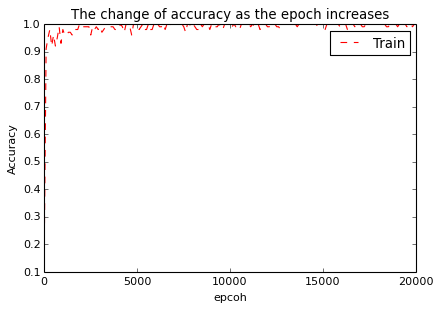

This chart was generated by the following Python code:
#!/usr/bin/env python3
# -*- coding: utf-8 -*-
"""
Created on Tue Apr 18 18:31:54 2017

@author: minjiang
"""

from tensorflow.examples.tutorials.mnist import input_data
import tensorflow as tf
import matplotlib.pyplot as plt
import numpy as np

mnist = input_data.read_data_sets('MNIST_data', one_hot=True)
sess = tf.InteractiveSession()

#权重初始化采用截断正态分布（2 sigma以内）
def weight_variable(shape):
  initial = tf.truncated_normal(shape, stddev=0.1, dtype=tf.float32)
  return tf.Variable(initial)

#偏置初始化为0
def bias_variable(shape):
  initial = tf.constant(0, shape=shape, dtype=tf.float32)
  return tf.Variable(initial)

#卷积函数定义，strides：卷积模板移动步长，都是1代表会不遗漏地划过图片中的每一个点
#SAME：代表给边界加上Padding让卷积的输出和输入保存一致
def conv2d(x, W):
  return tf.nn.conv2d(x, W, strides=[1, 1, 1, 1], padding='SAME')
#池化函数定义，ksize： 使用2*2的池化窗口；strides：相邻池化窗口的水平/竖直位移，2*2
#此时为无重叠池化
def max_pool_2x2(x):
  return tf.nn.max_pool(x, ksize=[1, 2, 2, 1],
                        strides=[1, 2, 2, 1], padding='SAME')

#定义迭代次数；batch的大小；学习率
epoch_max = 20000
batch_size = 100
Learning_rate = 1e-4

#将1维输入向量（1*784）转为2为（28*28）；-1代表样本数不固定
x = tf.placeholder(tf.float32, shape=[None, 784])
y_ = tf.placeholder(tf.float32, shape=[None, 10])
x_image = tf.reshape(x, [-1,28,28,1])

#定义第一个卷积层，卷积核大小5*5，1个颜色通道，卷积核数目32
W_conv1 = weight_variable([5, 5, 1, 32])
b_conv1 = bias_variable([32])
#使用tanh激励函数
h_conv1 = tf.nn.tanh(conv2d(x_image, W_conv1) + b_conv1)
h_pool1 = max_pool_2x2(h_conv1)

#定义第二个卷积层
W_conv2 = weight_variable([5, 5, 32, 64])
b_conv2 = bias_variable([64])

h_conv2 = tf.nn.tanh(conv2d(h_pool1, W_conv2) + b_conv2)
h_pool2 = max_pool_2x2(h_conv2)

#定义第一个全连接层，隐层节点数为1024
#两次池化之后，图片尺寸由28*28变为7*7，因此一维输出的尺寸为7*7*64
W_fc1 = weight_variable([7 * 7 * 64, 1024])
b_fc1 = bias_variable([1024])

h_pool2_flat = tf.reshape(h_pool2, [-1, 7*7*64])
h_fc1 = tf.nn.tanh(tf.matmul(h_pool2_flat, W_fc1) + b_fc1)

#定义输出层，softmax层
W_fc2 = weight_variable([1024, 10])
b_fc2 = bias_variable([10])

y_conv=tf.nn.softmax(tf.matmul(h_fc1, W_fc2) + b_fc2)

#定义损失函数，交叉熵
cross_entropy = -tf.reduce_sum(y_*tf.log(y_conv))
#采用随机梯度下降来优化，学习率为1E-4
train_step = tf.train.GradientDescentOptimizer(Learning_rate).minimize(cross_entropy)

#定义评测准确率
correct_prediction = tf.equal(tf.argmax(y_conv,1), tf.argmax(y_,1))
accuracy = tf.reduce_mean(tf.cast(correct_prediction, tf.float32))

#开始训练
sess.run(tf.global_variables_initializer())

epoch = []
train_acc = []
valid_acc = []

for i in range(epoch_max):
  batch = mnist.train.next_batch(batch_size)
  train_step.run(feed_dict={x: batch[0], y_: batch[1]})
  if i%100 == 0:
      epoch.append(i)
      train_accuracy = accuracy.eval(feed_dict={x:batch[0], y_: batch[1]})
      train_acc.append(train_accuracy)
      
 #     valid_accuracy = accuracy.eval(feed_dict={x:mnist.validation.images, y_:mnist.validation.labels})
 #     valid_acc.append(valid_accuracy)


#test_acc  = accuracy.eval(feed_dict={x:mnist.test.images, y_:mnist.test.labels})

#逐批次地对测试样本进行预测
test_num = np.shape(mnist.test.images)[0]
test_epoch = test_num // batch_size
test_acc = []
for i in range(test_epoch):
    test_accuarcy  = accuracy.eval(feed_dict={x:mnist.test.images[i*batch_size:(i+1)*batch_size],
                             y_:mnist.test.labels[i*batch_size:(i+1)*batch_size]})
    test_acc.append(test_accuarcy)
test_acc_mean = np.mean(test_acc)

np.save('train_acc_tanh.npy', train_acc)
np.save('test_acc_tanh.npy', test_acc_mean)
#画图
plt.plot(epoch, train_acc, 'r--', label='Train')
#plt.plot(epoch, valid_acc, 'b--', label='Valid')
plt.title('The change of accuracy as the epoch increases')
plt.ylabel('Accuracy')
plt.xlabel('epcoh')
plt.legend()
plt.show()
